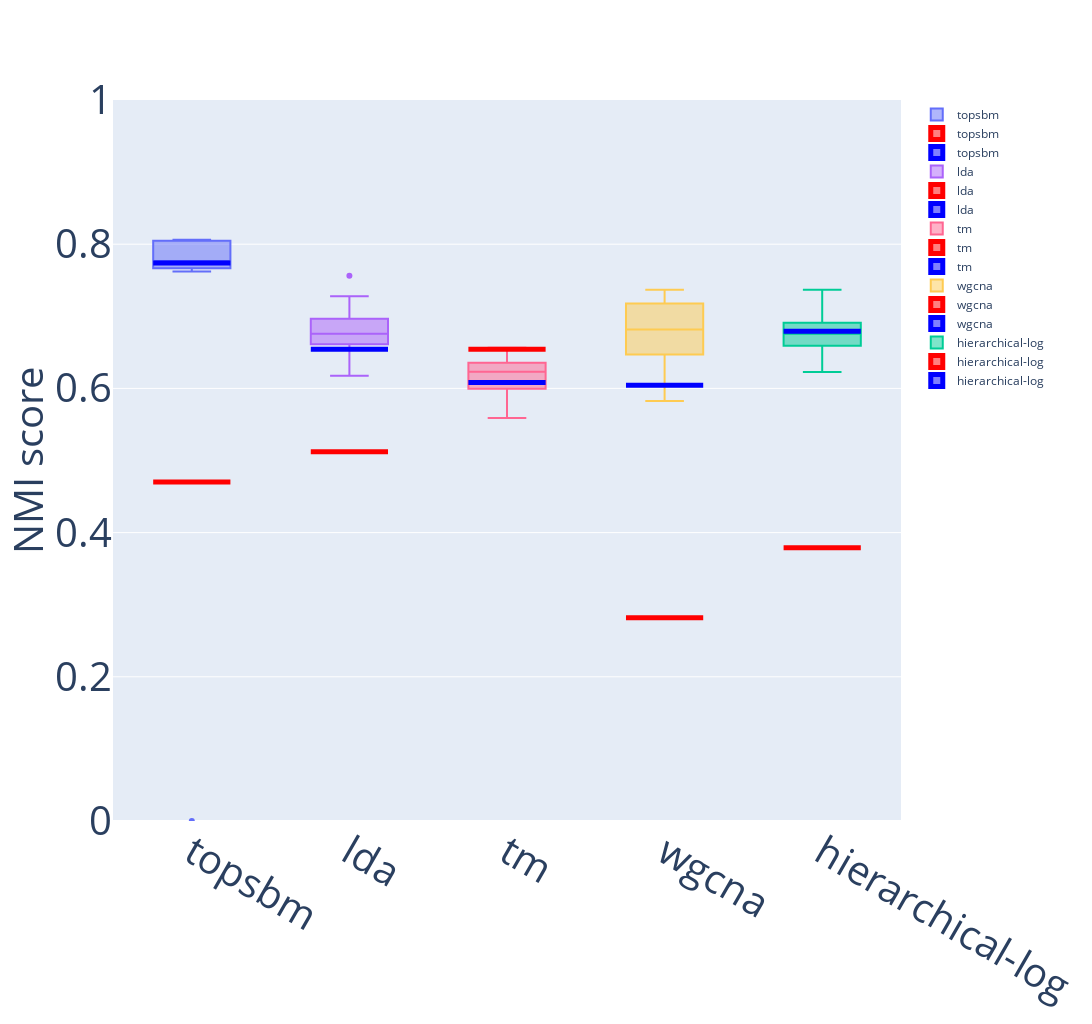

The notebook cell this image was saved under:
### Code cell
fig = go.Figure()

for alg in alorithms:
    fig.add_trace(go.Box(y = list(map(lambda x: x["V"][np.argmin(np.abs(np.array(x["xl"])-10))], data[alg])), name=alg))
    fig.add_trace(go.Box(y = list(map(lambda x: x["V"][np.argmin(np.abs(np.array(x["xl"])-10))], data_hk[alg])), line_width=5, line_color="red", name=alg))
    fig.add_trace(go.Box(y = list(map(lambda x: x["V"][np.argmin(np.abs(np.array(x["xl"])-10))], data_hv[alg])), line_width=5, line_color="blue", name=alg))

adict = {"tickfont_size":40, "titlefont_size":40}
fig.update_layout({"yaxis":{"title": "NMI score", "range":[0., 1], **adict}, "xaxis":adict, "width":1224, "height": 1024})
fig.show()
fig.write_image("random_scores.pdf")

### Figure 1 — Plotly figure (JSON) as saved in the notebook; plotly's stock layout.template omitted (floating-point values rounded to 4 significant figures)
{"data": [{"name": "topsbm", "type": "box", "y": [0.7948, 0, 0.8049, 0.7665, 0.7729, 0.7622, 0.8057, 0.7805, 0.7708, 0.8061]}, {"line": {"color": "red", "width": 5}, "name": "topsbm", "type": "box", "y": [0.4701]}, {"line": {"color": "blue", "width": 5}, "name": "topsbm", "type": "box", "y": [0.7738]}, {"name": "lda", "type": "box", "y": [0.7278, 0.6612, 0.6176, 0.6719, 0.686, 0.6966, 0.6445, 0.7562, 0.6639, 0.68]}, {"line": {"color": "red", "width": 5}, "name": "lda", "type": "box", "y": [0.5123]}, {"line": {"color": "blue", "width": 5}, "name": "lda", "type": "box", "y": [0.6544]}, {"name": "tm", "type": "box", "y": [0.635, 0.6355, 0.6206, 0.5993, 0.559, 0.5701, 0.6205, 0.6562, 0.6257, 0.6382]}, {"line": {"color": "red", "width": 5}, "name": "tm", "type": "box", "y": [0.6543]}, {"line": {"color": "blue", "width": 5}, "name": "tm", "type": "box", "y": [0.6081]}, {"name": "wgcna", "type": "box", "y": [0.7368, 0.6471, 0.6933, 0.5825, 0.6708, 0.7178, 0.7188, 0.6471, 0.6404, 0.6927]}, {"line": {"color": "red", "width": 5}, "name": "wgcna", "type": "box", "y": [0.282]}, {"line": {"color": "blue", "width": 5}, "name": "wgcna", "type": "box", "y": [0.6044]}, {"name": "hierarchical-log", "type": "box", "y": [0.6911, 0.6908, 0.6764, 0.6754, 0.727, 0.6404, 0.7368, 0.6592, 0.6226, 0.6729]}, {"line": {"color": "red", "width": 5}, "name": "hierarchical-log", "type": "box", "y": [0.3791]}, {"line": {"color": "blue", "width": 5}, "name": "hierarchical-log", "type": "box", "y": [0.6792]}], "layout": {"height": 1024, "width": 1224, "xaxis": {"tickfont": {"size": 40}, "title": {"font": {"size": 40}}}, "yaxis": {"range": [0, 1], "tickfont": {"size": 40}, "title": {"font": {"size": 40}, "text": "NMI score"}}}}
